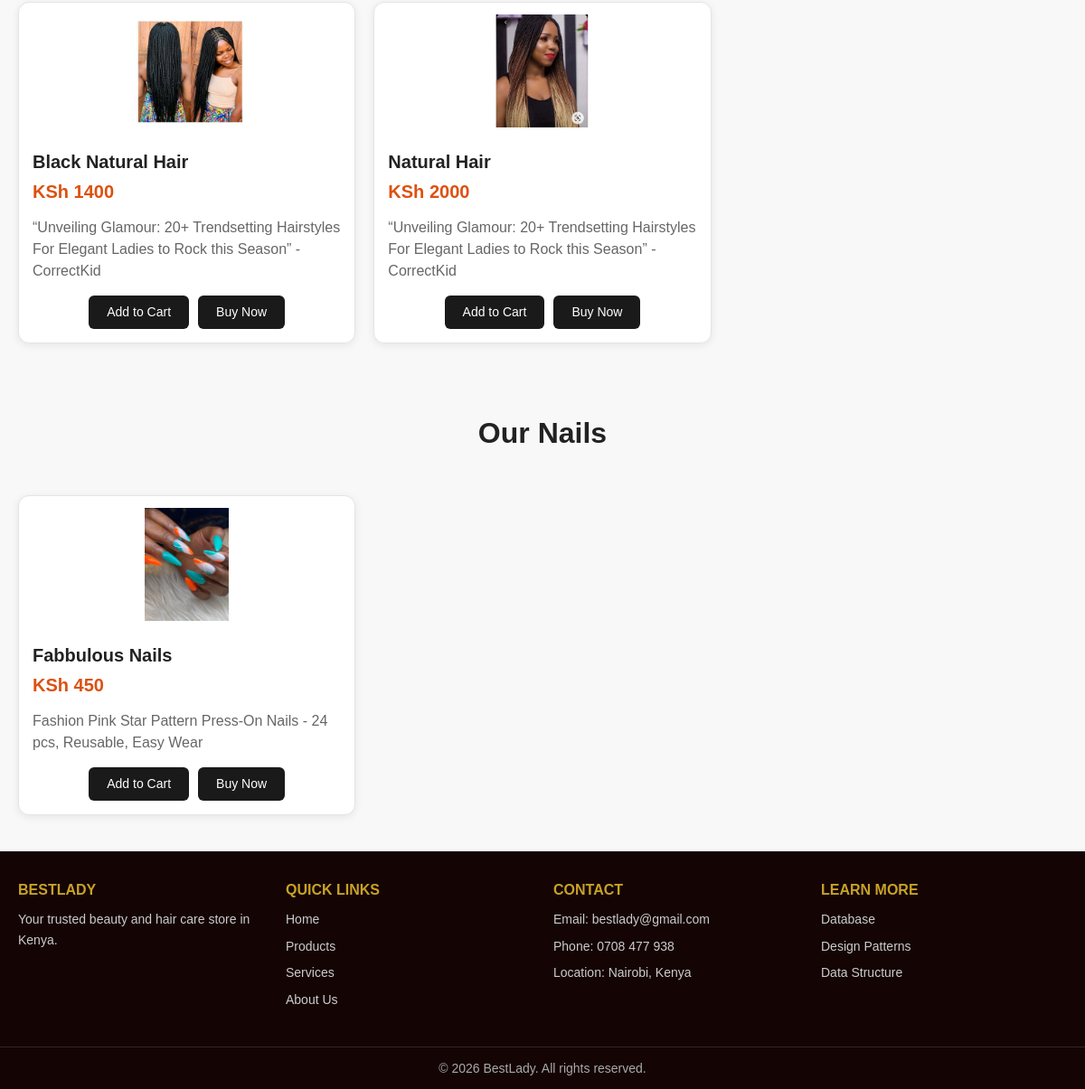
The app's page / (lower part), older data.
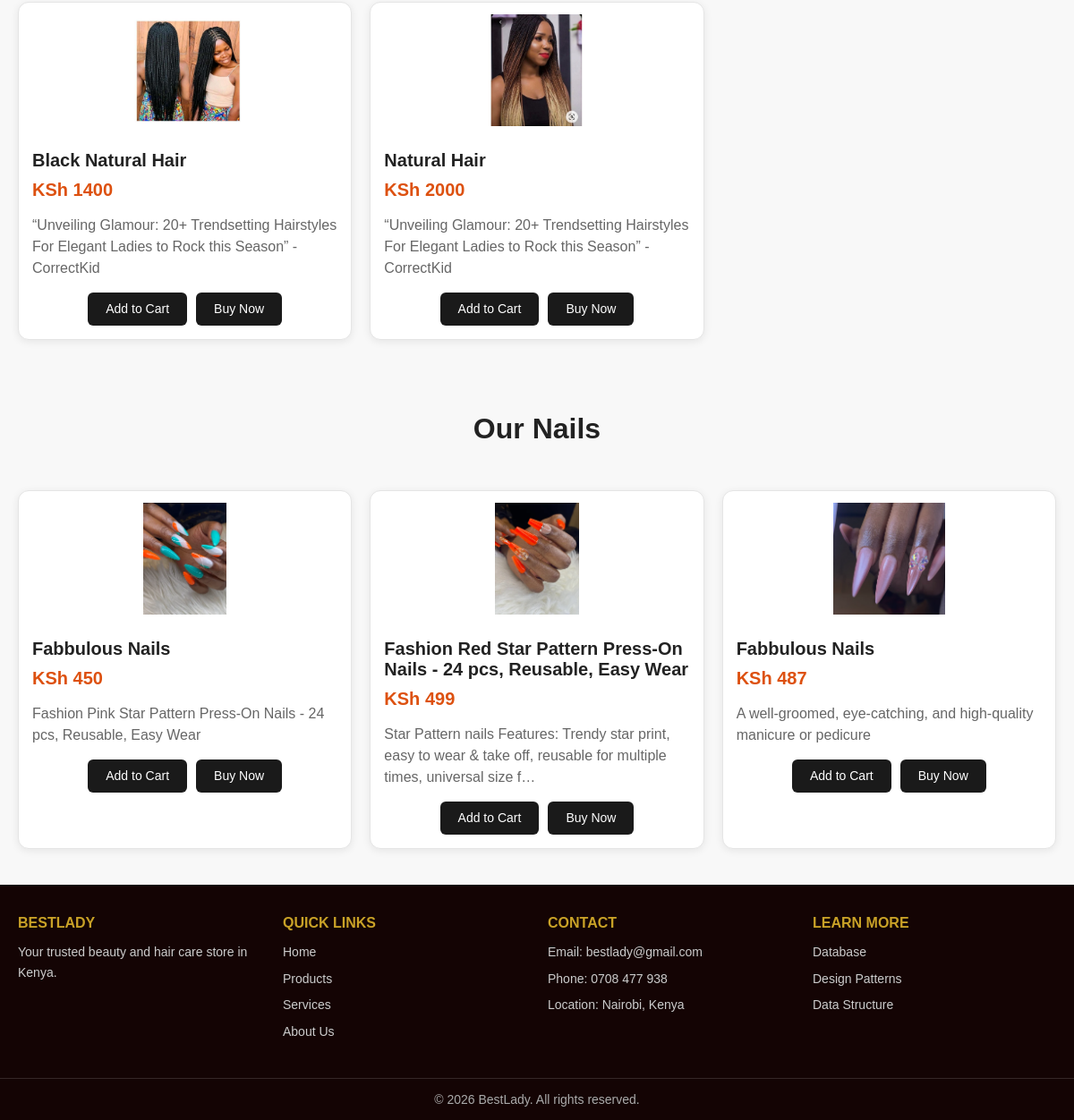
The same page, newer data.
### myapp/models.py (models this page shows, shortened)
class Hair(models.Model):
    name = models.CharField(max_length=100)
    price = models.IntegerField()
    description = models.TextField()
    image = models.ImageField(upload_to='img/')

class Nail(models.Model):
    name = models.CharField(max_length=100)
    price = models.IntegerField()
    description = models.TextField()
    image = models.ImageField(upload_to='img/')
    from django.db import models

### myapp/views.py (the view)
# urls.py: path('', views.home, name='home'),
def home(request):
    products = Product.objects.all()
    hairs = Hair.objects.all()
    nails = Nail.objects.all()
    return render(request, 'home.html', {'products': products, 'hairs': hairs, 'nails': nails})

### myapp/context_processors.py (called while the page is built)
def cart_count(request):
    cart = request.session.get('cart', {})
    total_items = 0
    for quantity in cart.values():
        try:
            total_items += int(quantity)
        except (TypeError, ValueError):
            continue
    return {'cart_count': total_items}

### myapp/templates/home.html (shortened to what this page needs)
{% extends "base.html" %}
{% load static %}
{% block content %}
<div class="container">
    {% for hair in hairs %}
    <div class="product-card">
        <div class="image-box">
            <img src="{{ hair.image.url }}" alt="{{ hair.name }}">
        </div>
        <div class="content">
            <h3>{{ hair.name }}</h3>
            <p class="price">KSh {{ hair.price }}</p>
            <p class="desc">{{ hair.description|truncatechars:120 }}</p>
            <div class="button-group">
                <form action="{% url 'cart_add' 'hair' hair.id %}" method="post">
                    <button class="btn-cart" type="submit">Add to Cart</button>
                </form>
                <button>Buy Now</button>
            </div>
        </div>
    </div>
    {% endfor %}
</div>
<div class="container">
    <h1 class="title">Our Nails</h1>
    {% for nail in nails %}
    <div class="product-card">
        <div class="image-box">
            <img src="{{ nail.image.url }}" alt="{{ nail.name }}">
        </div>
        <div class="content">
            <h3>{{ nail.name }}</h3>
            <p class="price">KSh {{ nail.price }}</p>
            <p class="desc">{{ nail.description|truncatechars:120 }}</p>
            <div class="button-group">
                <form action="{% url 'cart_add' 'nail' nail.id %}" method="post">
                    <button class="btn-cart" type="submit">Add to Cart</button>
                </form>
                <button>Buy Now</button>
            </div>
        </div>
    </div>
    {% endfor %}
</div>
{% endblock %}

### myapp/templates/base.html (shortened to what this page needs)
{% load static %}
<!DOCTYPE html>
<html lang="en">
<head>
    <link rel="stylesheet" href="{% static 'css/style.css' %}">
</head>
<body class="{% block body_class %}{% endblock %}">
    <main class="page-content">
        {% block content %}{% endblock %}
    </main>
    {% include "footer.html" %}
</body>
</html>

### myapp/templates/header.html (shortened to what this page needs)
{% load static %}

### myapp/templates/footer.html
<footer>
    <div class="footer-content">
        <div class="footer-section">
            <h3>BestLady</h3>
            <p>Your trusted beauty and hair care store in Kenya.</p>
        </div>
        <div class="footer-section">
            <h3>Quick Links</h3>
            <a href="{% url 'home' %}">Home</a>
            <a href="{% url 'products' %}">Products</a>
            <a href="{% url 'services' %}">Services</a>
            <a href="{% url 'about' %}">About Us</a>
        </div>
        <div class="footer-section">
            <h3>Contact</h3>
            <p>Email: bestlady@gmail.com</p>
            <p>Phone: 0708 477 938</p>
            <p>Location: Nairobi, Kenya</p>
        </div>
        <div class="footer-section">
            <h3>Learn More</h3>
            <a href="{% url 'database' %}">Database</a>
            <a href="{% url 'about' %}">Design Patterns</a>
            <a href="{% url 'data_structure' %}">Data Structure</a>
        </div>
    </div>
    <div class="footer-bottom">
        <p>&copy; 2026 BestLady. All rights reserved.</p>
    </div>
</footer>

### myapp/static/css/style.css (style rules this page uses)
html, body { height: 100%; margin: 0; }
body { min-height: 100vh; display: flex; flex-direction: column; font-family: Arial, sans-serif; background: #f8f8f8; }
.page-content { flex: 1; }
.container { max-width: 1200px; margin: 0 auto; padding: 20px; }
.title { text-align: center; font-size: 32px; margin-bottom: 30px; color: #222; }
.product-card { background: #fff; border: 1px solid #e5e5e5; border-radius: 12px; overflow: hidden; box-shadow: 0 2px 10px rgba(0,0,0,0.08); transition: 0.3s; margin-bottom: 20px; }
.image-box { width: 100%; height: 150px; display: flex; justify-content: center; align-items: center; padding: 10px; box-sizing: border-box; }
.image-box img { max-width: 72%; max-height: 125px; width: auto; height: auto; object-fit: contain; }
.content { padding: 15px; }
.content h3 { margin: 0 0 10px; font-size: 20px; color: #222; }
.price { color: #dd5110; font-size: 20px; font-weight: bold; margin: 10px 0; }
.desc { color: #666; line-height: 1.5; margin-bottom: 15px; }
.product-card .button-group { display: flex; gap: 10px; justify-content: center; flex-wrap: wrap; margin-top: 10px; }
.product-card .button-group form { display: inline-flex; margin: 0; }
.product-card .button-group button, .product-card .button-group a { background: #1a1a1a; color: white; border: none; padding: 10px 20px; border-radius: 6px; cursor: pointer; font-size: 14px; transition: 0.2s; text-decoration: none; line-height: 1.2; }
footer { background: #140404; color: white; text-align: center; width: 100%; margin-top: auto; }
.footer-content { display: grid; grid-template-columns: repeat(4, minmax(160px, 1fr)); gap: 24px; max-width: 1180px; margin: 0 auto; padding: 34px 20px; text-align: left; }
.footer-section h3 { color: #C9A227; font-size: 16px; margin: 0 0 12px; text-transform: uppercase; }
.footer-section p, .footer-section a { color: #ccc; display: block; font-size: 14px; line-height: 1.6; margin: 0 0 7px; text-decoration: none; }
.footer-bottom { border-top: 1px solid rgba(255, 255, 255, 0.14); color: #aaa; font-size: 14px; padding: 15px 20px; }
.footer-bottom p { margin: 0; }
@media (min-width: 768px) { .container { display: grid; grid-template-columns: repeat(2, 1fr); gap: 20px; } }
@media (min-width: 768px) { .title { grid-column: 1 / -1; } }
@media (min-width: 1200px) { .container { grid-template-columns: repeat(3, 1fr); } }

Row changes from the older to the newer data that the page shows:
added Nail: image (picture), name "Fashion Red Star Pattern Press-On Nails - 24 pcs, Reusable, Easy Wear", price "499", description "Star Pattern nails Features: Trendy star print, easy to wear & take off, reusable for multiple times, universal size f…"
added Nail: image (picture), name "Fabbulous Nails", price "487", description "A well-groomed, eye-catching, and high-quality manicure or pedicure"
